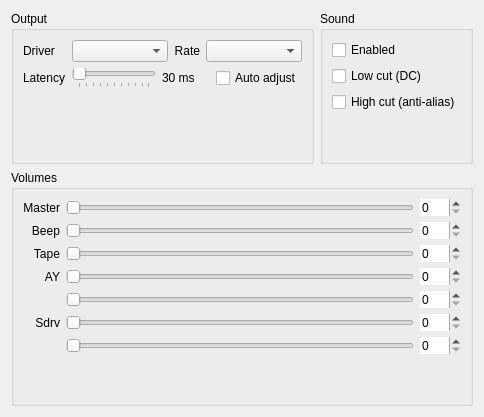
       <widget class="QWidget" name="tab3">
        <layout class="QVBoxLayout" name="verticalLayout_43" stretch="0,0,10">
         <item>
          <layout class="QHBoxLayout" name="horizontalLayout_25">
           <item>
            <widget class="QGroupBox" name="sndOutGBox">
             <property name="title">
              <string>Output</string>
             </property>
             <layout class="QGridLayout" name="gridLayout_5" columnstretch="0,10,0,10">
              <item row="0" column="1">
               <widget class="QComboBox" name="outbox">
                <property name="toolTip">
                 <string>Sound output driver</string>
                </property>
               </widget>
              </item>
              <item row="0" column="3">
               <widget class="QComboBox" name="ratbox">
                <property name="toolTip">
                 <string>Sample rate of the output</string>
                </property>
               </widget>
              </item>
              <item row="0" column="0">
               <widget class="QLabel" name="label_4">
                <property name="text">
                 <string>Driver</string>
                </property>
               </widget>
              </item>
              <item row="0" column="2">
               <widget class="QLabel" name="labSndRate">
                <property name="text">
                 <string>Rate</string>
                </property>
                <property name="alignment">
                 <set>Qt::AlignRight|Qt::AlignTrailing|Qt::AlignVCenter</set>
                </property>
               </widget>
              </item>
              <item row="1" column="0">
               <widget class="QLabel" name="labSndLatName">
                <property name="toolTip">
                 <string>How much sound is kept buffered ahead of playback.
Less is more responsive; too little and the sound clicks</string>
                </property>
                <property name="text">
                 <string>Latency</string>
                </property>
               </widget>
              </item>
              <item row="1" column="1" colspan="3">
               <layout class="QHBoxLayout" name="horizontalLayout_sndlat">
                <item>
                 <widget class="xSlider" name="sldSndLatency">
                  <property name="toolTip">
                   <string>How much sound is kept buffered ahead of playback.
Less is more responsive; too little and the sound clicks</string>
                  </property>
                  <property name="singleStep">
                   <number>5</number>
                  </property>
                  <property name="pageStep">
                   <number>10</number>
                  </property>
                  <property name="orientation">
                   <enum>Qt::Horizontal</enum>
                  </property>
                  <property name="tickPosition">
                   <enum>QSlider::TicksBelow</enum>
                  </property>
                  <property name="tickInterval">
                   <number>10</number>
                  </property>
                 </widget>
                </item>
                <item>
                 <widget class="QLabel" name="labSndLatency">
                  <property name="minimumSize">
                   <size>
                    <width>48</width>
                    <height>0</height>
                   </size>
                  </property>
                  <property name="text">
                   <string>30 ms</string>
                  </property>
                 </widget>
                </item>
                <item>
                 <widget class="QCheckBox" name="chkSndLatAuto">
                  <property name="toolTip">
                   <string>Find the latency by itself: raise it when the buffer runs
thin, lower it again after a long clean spell</string>
                  </property>
                  <property name="text">
                   <string>Auto adjust</string>
                  </property>
                 </widget>
                </item>
               </layout>
              </item>
              <item row="2" column="1" colspan="3">
               <spacer name="verticalSpacer_22">
                <property name="orientation">
                 <enum>Qt::Vertical</enum>
                </property>
                <property name="sizeHint" stdset="0">
                 <size>
                  <width>20</width>
                  <height>40</height>
                 </size>
                </property>
               </spacer>
              </item>
             </layout>
            </widget>
           </item>
           <item>
            <widget class="QGroupBox" name="sndOptGBox">
             <property name="title">
              <string>Sound</string>
             </property>
             <layout class="QVBoxLayout" name="verticalLayout_22">
              <item>
               <widget class="QCheckBox" name="senbox">
                <property name="toolTip">
                 <string>Off plays silence.&#10;The sound card still sets the pace.</string>
                </property>
                <property name="text">
                 <string>Enabled</string>
                </property>
               </widget>
              </item>
              <item>
               <widget class="QCheckBox" name="dcbox">
                <property name="toolTip">
                 <string>Removes the offset the chips sit on</string>
                </property>
                <property name="text">
                 <string>Low cut (DC)</string>
                </property>
               </widget>
              </item>
              <item>
               <widget class="QCheckBox" name="chkSndFilter">
                <property name="toolTip">
                 <string>Removes aliasing; costs a little CPU</string>
                </property>
                <property name="text">
                 <string>High cut (anti-alias)</string>
                </property>
               </widget>
              </item>
              <item>
               <spacer name="verticalSpacer_23">
                <property name="orientation">
                 <enum>Qt::Vertical</enum>
                </property>
                <property name="sizeHint" stdset="0">
                 <size>
                  <width>20</width>
                  <height>40</height>
                 </size>
                </property>
               </spacer>
              </item>
             </layout>
            </widget>
           </item>
          </layout>
         </item>
         <item>
          <layout class="QHBoxLayout" name="horizontalLayout_32">
           <item>
            <widget class="QGroupBox" name="groupBox_12">
             <property name="title">
              <string>Volumes</string>
             </property>
             <layout class="QGridLayout" name="gridLayout_14">
              <item row="2" column="0">
               <widget class="QLabel" name="label_10">
                <property name="text">
                 <string>Tape</string>
                </property>
                <property name="alignment">
                 <set>Qt::AlignRight|Qt::AlignTrailing|Qt::AlignVCenter</set>
                </property>
               </widget>
              </item>
              <item row="5" column="0">
               <widget class="QLabel" name="label_30">
                <property name="text">
                 <string>Sdrv</string>
                </property>
                <property name="alignment">
                 <set>Qt::AlignRight|Qt::AlignTrailing|Qt::AlignVCenter</set>
                </property>
               </widget>
              </item>
              <item row="1" column="2">
               <widget class="QSpinBox" name="sbBeepVol">
                <property name="frame">
                 <bool>false</bool>
                </property>
                <property name="maximum">
                 <number>100</number>
                </property>
               </widget>
              </item>
              <item row="0" column="2">
               <widget class="QSpinBox" name="sbMasterVol">
                <property name="frame">
                 <bool>false</bool>
                </property>
                <property name="maximum">
                 <number>100</number>
                </property>
               </widget>
              </item>
              <item row="6" column="2">
               <widget class="QSpinBox" name="sbSAAVol">
                <property name="frame">
                 <bool>false</bool>
                </property>
                <property name="maximum">
                 <number>100</number>
                </property>
               </widget>
              </item>
              <item row="0" column="0">
               <widget class="QLabel" name="label_14">
                <property name="text">
                 <string>Master</string>
                </property>
                <property name="alignment">
                 <set>Qt::AlignRight|Qt::AlignTrailing|Qt::AlignVCenter</set>
                </property>
               </widget>
              </item>
              <item row="5" column="1">
               <widget class="QSlider" name="sldSdrvVol">
                <property name="maximum">
                 <number>100</number>
                </property>
                <property name="orientation">
                 <enum>Qt::Horizontal</enum>
                </property>
               </widget>
              </item>
              <item row="3" column="2">
               <widget class="QSpinBox" name="sbAYVol">
                <property name="frame">
                 <bool>false</bool>
                </property>
                <property name="maximum">
                 <number>100</number>
                </property>
               </widget>
              </item>
              <item row="5" column="2">
               <widget class="QSpinBox" name="sbSdrvVol">
                <property name="frame">
                 <bool>false</bool>
                </property>
                <property name="maximum">
                 <number>100</number>
                </property>
               </widget>
              </item>
              <item row="1" column="1">
               <widget class="QSlider" name="sldBeepVol">
                <property name="maximum">
                 <number>100</number>
                </property>
                <property name="orientation">
                 <enum>Qt::Horizontal</enum>
                </property>
               </widget>
              </item>
              <item row="6" column="1">
               <widget class="QSlider" name="sldSAAVol">
                <property name="maximum">
                 <number>100</number>
                </property>
                <property name="orientation">
                 <enum>Qt::Horizontal</enum>
                </property>
               </widget>
              </item>
              <item row="3" column="0">
               <widget class="QLabel" name="label_11">
                <property name="text">
                 <string>AY</string>
                </property>
                <property name="alignment">
                 <set>Qt::AlignRight|Qt::AlignTrailing|Qt::AlignVCenter</set>
                </property>
               </widget>
              </item>
              <item row="0" column="1">
               <widget class="QSlider" name="sldMasterVol">
                <property name="maximum">
                 <number>100</number>
                </property>
                <property name="orientation">
                 <enum>Qt::Horizontal</enum>
                </property>
               </widget>
              </item>
              <item row="4" column="1">
               <widget class="QSlider" name="sldGSVol">
                <property name="maximum">
                 <number>100</number>
                </property>
                <property name="orientation">
                 <enum>Qt::Horizontal</enum>
                </property>
               </widget>
              </item>
              <item row="4" column="2">
               <widget class="QSpinBox" name="sbGSVol">
                <property name="frame">
                 <bool>false</bool>
                </property>
                <property name="maximum">
                 <number>100</number>
                </property>
               </widget>
              </item>
              <item row="3" column="1">
               <widget class="QSlider" name="sldAYVol">
                <property name="maximum">
                 <number>100</number>
                </property>
                <property name="orientation">
                 <enum>Qt::Horizontal</enum>
                </property>
               </widget>
              </item>
              <item row="2" column="1">
               <widget class="QSlider" name="sldTapeVol">
                <property name="maximum">
                 <number>100</number>
                </property>
                <property name="orientation">
                 <enum>Qt::Horizontal</enum>
                </property>
               </widget>
              </item>
              <item row="2" column="2">
               <widget class="QSpinBox" name="sbTapeVol">
                <property name="frame">
                 <bool>false</bool>
                </property>
                <property name="maximum">
                 <number>100</number>
                </property>
               </widget>
              </item>
              <item row="1" column="0">
               <widget class="QLabel" name="label_9">
                <property name="text">
                 <string>Beep</string>
                </property>
                <property name="alignment">
                 <set>Qt::AlignRight|Qt::AlignTrailing|Qt::AlignVCenter</set>
                </property>
               </widget>
              </item>
              <item row="7" column="0">
               <spacer name="verticalSpacer_8">
                <property name="orientation">
                 <enum>Qt::Vertical</enum>
                </property>
                <property name="sizeHint" stdset="0">
                 <size>
                  <width>20</width>
                  <height>40</height>
                 </size>
                </property>
               </spacer>
              </item>
             </layout>
            </widget>
           </item>
          </layout>
         </item>
         <item>
          <spacer name="verticalSpacer_10">
           <property name="orientation">
            <enum>Qt::Vertical</enum>
           </property>
           <property name="sizeHint" stdset="0">
            <size>
             <width>20</width>
             <height>0</height>
            </size>
           </property>
          </spacer>
         </item>
        </layout>
       </widget>
